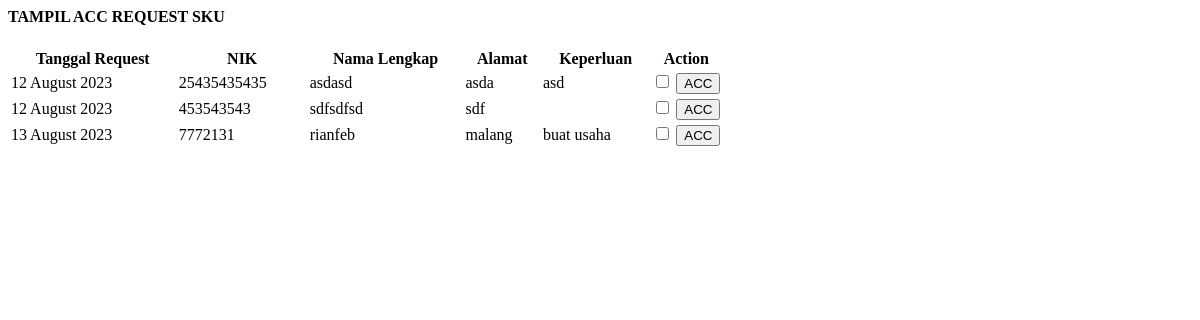
The app's page /demo1/acc_sku.php with its own data.
### tables this page shows
CREATE TABLE `t_sku` (
  `id_sku` int(11) NOT NULL,
  `nama` varchar(60) NOT NULL,
  `jk` varchar(30) NOT NULL,
  `tempat` varchar(30) NOT NULL,
  `tgl_lahir` date NOT NULL,
  `agama` varchar(60) NOT NULL,
  `status_perkawinan` varchar(60) NOT NULL,
  `kewarganegaraan` varchar(60) NOT NULL,
  `pendidikan` varchar(60) NOT NULL,
  `pekerjaan` varchar(60) NOT NULL,
  `nik` varchar(60) NOT NULL,
  `alamat` varchar(150) NOT NULL,
  `keperluan` varchar(100) NOT NULL,
  `berlaku_tgl` date NOT NULL,
  `berdasarkan_keterangan` varchar(100) NOT NULL,
  `keterangan` varchar(60) NOT NULL DEFAULT 'Data sedang diperiksa oleh Staf',
  `acc` date NOT NULL,
  `request` varchar(100) NOT NULL DEFAULT 'USAHA',
  `status` int(11) NOT NULL,
  `tanggal_request` timestamp NOT NULL DEFAULT current_timestamp() ON UPDATE current_timestamp(),
  `nik_user` varchar(30) NOT NULL
);

### demo1/acc_sku.php (the view, shortened to what this page needs)
<?php include '../konek.php'; ?>
<link href="css/sweetalert.css" rel="stylesheet" type="text/css">
<div class="page-inner">
	<div class="row">
		<div class="col-md-12">
			<div class="card">
				<div class="card-header">
					<div class="d-flex align-items-center">
						<h4 class="fw-bold text-uppercase">TAMPIL ACC REQUEST SKU</h4>
					</div>
				</div>
				<div class="card-body">
					<form method="POST">
						<div class="table-responsive">
							<table id="add7" class="display table table-striped table-hover">
								<thead>
									<tr>
										<th>Tanggal Request</th>
										<th>NIK</th>
										<th>Nama Lengkap</th>
										<th>Alamat</th>
										<th>Keperluan</th>
										<th style="width: 10%">Action</th>
									</tr>
								</thead>
								<tbody>
									<?php
									$sql = "SELECT * FROM t_sku WHERE status =0";
									$query = mysqli_query($konek, $sql);
									while ($data = mysqli_fetch_array($query, MYSQLI_BOTH)) {
										$tgl = $data['tanggal_request'];
										$format = date('d F Y', strtotime($tgl));
										$nik = $data['nik'];
										$nama = $data['nama'];
										$alamat = $data['alamat'];
										$keperluan = $data['keperluan'];
										$id_sku = $data['id_sku'];
									?>
										<tr>
											<td><?php echo $format; ?></td>
											<td><?php echo $nik; ?></td>
											<td><?php echo $nama; ?></td>
											<td><?php echo $alamat; ?></td>
											<td><?php echo $keperluan; ?></td>
											<td>
												<input type="checkbox" name="check[$i]" value="<?php echo $id_sku; ?>">
												<input type="submit" name="acc" class="btn btn-primary btn-sm" value="ACC">
											</td>
										</tr>
									<?php
									}
									?>
								</tbody>
							</table>
						</div>
					</form>
				</div>
			</div>
		</div>
	</div>
</div>

### records on screen
t_sku: tanggal_request "12 August 2023", nik "25435435435", nama "asdasd", alamat "asda", keperluan "asd"
t_sku: tanggal_request "12 August 2023", nik "453543543", nama "sdfsdfsd", alamat "sdf"
t_sku: tanggal_request "13 August 2023", nik "7772131", nama "rianfeb", alamat "malang", keperluan "buat usaha"
